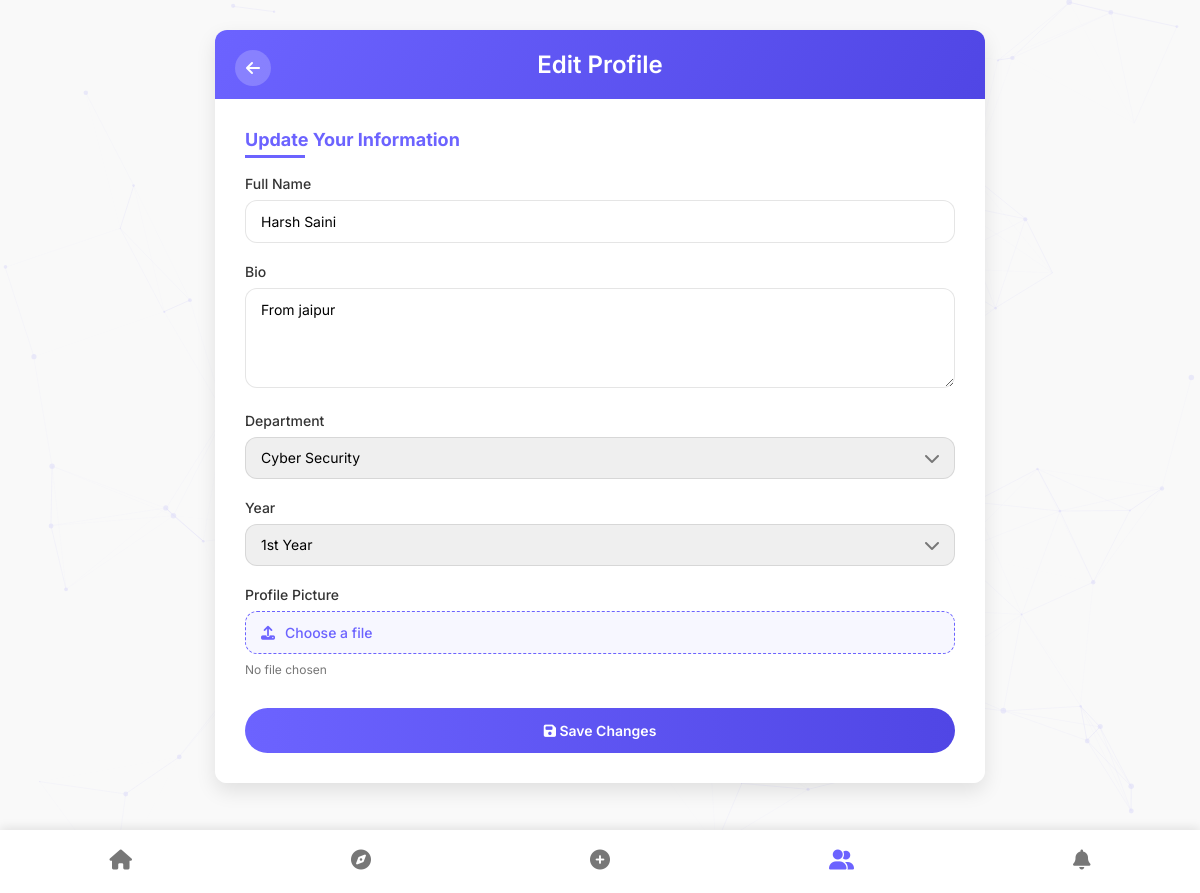
The page /accounts/edit-profile/ (signed in) on the database its author committed.
### accounts/models.py (models this page shows, shortened)
class User(AbstractUser):
    objects = UserManager()
    full_name = models.CharField(max_length=255, default="No Name Provided")
    college_email = models.EmailField(unique=True, default="noemail@poornima.org")
    profile_picture = models.ImageField(upload_to='profile_pics/', null=True, blank=True)
    bio = models.TextField(null=True, blank=True)
    college = models.CharField(max_length=50, choices=COLLEGE_CHOICES)
    department = models.CharField(max_length=50, choices=DEPARTMENT_CHOICES)
    gender = models.CharField(max_length=10, choices=GENDER_CHOICES)
    dob = models.DateField(default='2000-01-01')
    otp_verified = models.BooleanField(default=False)
    has_answered_questionnaire = models.BooleanField(default=False)
    is_profile_locked = models.BooleanField(default=True)
    USERNAME_FIELD = 'username'
    REQUIRED_FIELDS = ['college_email', 'full_name', 'dob', 'college', 'department', 'gender']

class UserQuestionnaire(models.Model):
    user = models.OneToOneField(User, on_delete=models.CASCADE, related_name='questionnaire')
    hobbies = models.TextField(blank=True)
    college_events = models.TextField(blank=True)
    weekend_plans = models.TextField(blank=True)
    friendship_values = models.TextField(blank=True)
    content_posting = models.TextField(blank=True)
    college_excitements = models.TextField(blank=True)
    learning_preferences = models.TextField(blank=True)
    relaxation_methods = models.TextField(blank=True)
    introvert_extrovert = models.CharField(max_length=100, choices=[('Introvert', 'Introvert'), ('Extrovert', 'Extrovert'), ('Ambivert', 'Ambivert'), ('Shy', 'Shy')])
    first_meet = models.CharField(max_length=100, choices=[('Canteen chai', 'Canteen chai'), ('Library talk', 'Library talk'), ('Random walk', 'Random walk'), ('Event hangout', 'Event hangout'), ('Virtual hangout (online)', 'Virtual hangout (online)')])
    sleep_type = models.CharField(max_length=100, choices=[('Night owl', 'Night owl'), ('Early bird', 'Early bird'), ('Neither, depends on my mood', 'Neither, depends on my mood')])
    important_trait = models.CharField(max_length=100, choices=[('Looks', 'Looks'), ('Vibe', 'Vibe'), ('Communication', 'Communication'), ('Ambition', 'Ambition'), ('Humor', 'Humor')])
    year = models.CharField(max_length=100, choices=[('1st Year', '1st Year'), ('2nd Year', '2nd Year'), ('3rd Year', '3rd Year'), ('Final Year', 'Final Year'), ('Postgraduate', 'Postgraduate')])
    comm_style = models.CharField(max_length=100, choices=[('Dry Texter', 'Dry Texter'), ('Emojis & Memes', 'Emojis & Memes'), ('Deep Conversations', 'Deep Conversations'), ('Voice Notes Lover', 'Voice Notes Lover'), ('Frequent Calls', 'Frequent Calls')])
    posting_frequency = models.CharField(max_length=100, choices=[('Rarely', 'Rarely'), ('Occasionally', 'Occasionally'), ('Frequently', 'Frequently'), ('Almost daily', 'Almost daily'), ('Only when I have something important to share', 'Only when I have something important to share')])
    decision_style = models.CharField(max_length=100, choices=[('Logically', 'Logically'), ('Emotionally', 'Emotionally'), ('Mix of both', 'Mix of both'), ('Impulsive', 'Impulsive')])
    free_time = models.CharField(max_length=100, choices=[('Alone, doing my own thing', 'Alone, doing my own thing'), ('Hanging with friends', 'Hanging with friends'), ('Exploring new activities', 'Exploring new activities'), ('Doing something creative (art, writing, etc.)', 'Doing something creative (art, writing, etc.)')])
    relationship_status = models.CharField(max_length=100, choices=[('Single', 'Single'), ('Taken', 'Taken'), ('It\'s complicated', 'It\'s complicated'), ('Not telling', 'Not telling'), ('In an open relationship', 'In an open relationship')])
    dating_approach = models.CharField(max_length=100, choices=[('I like to take things slow', 'I like to take things slow'), ('I dive in quickly and see where it goes', 'I dive in quickly and see where it goes'), ('I prefer long-term commitment', 'I prefer long-term commitment'), ('I\'m just here for fun', 'I\'m just here for fun')])
    compatibility = models.CharField(max_length=100, choices=[('Very important', 'Very important'), ('Somewhat important', 'Somewhat important'), ('I\'m open to exploring any kind of relationship', 'I\'m open to exploring any kind of relationship'), ('Not important at all', 'Not important at all')])
    similar_interests = models.CharField(max_length=100, choices=[('Yes, definitely', 'Yes, definitely'), ('I\'m open to different interests', 'I\'m open to different interests'), ('I prefer finding someone with unique interests', 'I prefer finding someone with unique interests')])
    relationship_view = models.CharField(max_length=100, choices=[('Serious commitment', 'Serious commitment'), ('Fun and casual', 'Fun and casual'), ('I\'m unsure', 'I\'m unsure'), ('Just enjoying the journey', 'Just enjoying the journey')])
    looking_for = models.CharField(max_length=100, choices=[
        ('Girlfriend', 'Girlfriend'),
        ('Boyfriend', 'Boyfriend'),
        ('Friend', 'Friendship'),
        ('BFF', 'Best friend'),
        ('College mate', 'Study partner'),
        ('Serious partner', 'Serious relationship'),
        ('Hookup', 'Casual connection'),
        ('FWB', 'Friends with benefits'),
        ('Chill vibe', 'No expectations'),
        ('Not sure yet', 'Still figuring it out'),
        ('Chat', 'Interesting conversations')
    ], blank=True, null=True)

### accounts/views.py (the view, shortened to what this page needs)
# urls.py: path('edit-profile/', views.edit_profile, name='edit_profile'),
@login_required
def edit_profile(request):
    user = request.user
    questionnaire, created = UserQuestionnaire.objects.get_or_create(user=user)
    return render(request, 'accounts/edit_profile.html', {
        'user': user,
        'questionnaire': questionnaire
    })

### templates/accounts/edit_profile.html (shortened to what this page needs)
<!DOCTYPE html>
{% load static %}
<html lang="en">
<head>
</head>
<body>
  <div id="particles-js"></div>
  <div class="container">
    <div class="edit-profile-card">
      <div class="profile-header">
        <a href="{% url 'feed:profile' request.user.id %}" class="back-button">
          <i class="fas fa-arrow-left"></i>
        </a>
        <h2>Edit Profile</h2>
      </div>
      <div class="form-container">
        <h3>Update Your Information</h3>
        <form method="POST" enctype="multipart/form-data">
          <div class="form-group">
            <label for="full_name">Full Name</label>
            <input type="text" id="full_name" name="full_name" value="{{ user.full_name }}" required>
          </div>
          <div class="form-group">
            <label for="bio">Bio</label>
            <textarea id="bio" name="bio" rows="3">{{ user.bio }}</textarea>
          </div>
          <div class="form-group">
            <label for="department">Department</label>
            <div class="custom-select">
              <select name="department" id="department" required>
                <option value="Cyber Security" {% if user.department == 'Cyber Security' %}selected{% endif %}>Cyber Security</option>
              </select>
            </div>
          </div>
          <div class="form-group">
            <label for="year">Year</label>
            <div class="custom-select">
              <select name="year" id="year" required>
                <option value="1st Year" {% if questionnaire.year == '1st Year' %}selected{% endif %}>1st Year</option>
              </select>
            </div>
          </div>
          <div class="form-group">
            <label for="profile_picture">Profile Picture</label>
            <div class="file-upload">
              <label class="file-upload-label">
                <i class="fas fa-upload"></i>
                <span>Choose a file</span>
              </label>
              <div class="file-name" id="file-name">No file chosen</div>
            </div>
          </div>
          <button type="submit" class="submit-btn">
            <i class="fas fa-save"></i> Save Changes
          </button>
        </form>
      </div>
    </div>
  </div>
  <nav>
    <a href="{% url 'feed:home' %}">
      <i class="fas fa-home"></i>
    </a>
    <a href="{% url 'feed:explore' %}">
      <i class="fas fa-compass"></i>
    </a>
    <a href="{% url 'feed:create_post' %}">
      <i class="fas fa-plus-circle"></i>
    </a>
    <a href="#" class="active-link">
      <i class="fas fa-user-friends"></i>
    </a>
    <a href="{% url 'feed:confession' %}">
      <i class="fas fa-bell"></i>
    </a>
  </nav>
</body>
</html>

### templates/accounts/edit_profile.html (style rules this page uses)
:root { --primary: #6c63ff; --primary-light: #8f88ff; --primary-dark: #5046e5; --secondary: #ff6584; --bg: #f8f9fa; --text: #333; --text-light: #777; --card-bg: #fff; --shadow: rgba(0, 0, 0, 0.1); --radius: 12px; --transition: all 0.3s ease; }
* { margin: 0; padding: 0; box-sizing: border-box; font-family: 'Inter', sans-serif; }
body { background-color: var(--bg); color: var(--text); min-height: 100vh; padding-bottom: 70px; }
a { text-decoration: none; color: inherit; }
button { cursor: pointer; border: none; outline: none; font-size: 14px; font-weight: 500; }
.container { max-width: 800px; margin: 30px auto; padding: 0 15px; }
#particles-js { position: fixed; top: 0; left: 0; width: 100%; height: 100%; z-index: -1; opacity: 0.2; }
.edit-profile-card { background: rgba(255, 255, 255, 0.95); backdrop-filter: blur(10px); border-radius: var(--radius); box-shadow: 0 8px 20px var(--shadow); overflow: hidden; margin-bottom: 40px; animation: fadeIn 0.5s ease; }
.profile-header { background: linear-gradient(120deg, var(--primary), var(--primary-dark)); padding: 20px; position: relative; color: white; text-align: center; animation: gradientFlow 10s ease infinite; }
.profile-header h2 { font-size: 24px; font-weight: 600; }
.back-button { position: absolute; top: 20px; left: 20px; width: 36px; height: 36px; background: rgba(255, 255, 255, 0.2); border-radius: 50%; display: flex; align-items: center; justify-content: center; color: white; transition: var(--transition); }
.form-container { padding: 30px; }
.form-container h3 { color: var(--primary); margin-bottom: 25px; font-size: 18px; position: relative; display: inline-block; }
.form-container h3:after { content: ''; position: absolute; bottom: -8px; left: 0; width: 60px; height: 3px; background: var(--primary); animation: slideIn 1s ease; }
.form-group { margin-bottom: 20px; animation: fadeUp 0.5s ease; animation-fill-mode: both; }
.form-group:nth-child(2) { animation-delay: 0.2s; }
.form-group:nth-child(3) { animation-delay: 0.3s; }
.form-group:nth-child(4) { animation-delay: 0.4s; }
.form-group:nth-child(5) { animation-delay: 0.5s; }
.form-group:nth-child(6) { animation-delay: 0.6s; }
label { display: block; margin-bottom: 8px; font-weight: 500; font-size: 14px; color: var(--text); }
input[type="text"], textarea, select { width: 100%; padding: 12px 15px; border: 1px solid rgba(0,0,0,0.1); border-radius: var(--radius); font-size: 14px; transition: var(--transition); }
textarea { resize: vertical; min-height: 100px; }
.file-upload { position: relative; display: inline-block; width: 100%; }
.file-upload-label { display: flex; align-items: center; gap: 10px; padding: 12px 15px; border: 1px dashed var(--primary); border-radius: var(--radius); color: var(--primary); cursor: pointer; transition: var(--transition); background: rgba(108, 99, 255, 0.05); }
.file-name { margin-top: 5px; font-size: 12px; color: var(--text-light); }
.submit-btn { background: linear-gradient(to right, var(--primary), var(--primary-dark)); color: white; padding: 14px 25px; border-radius: 30px; font-weight: 600; display: block; width: 100%; margin-top: 30px; transition: var(--transition); position: relative; overflow: hidden; }
.submit-btn::after { content: ''; position: absolute; top: 50%; left: 50%; width: 10px; height: 10px; background: rgba(255, 255, 255, 0.3); border-radius: 50%; opacity: 0; transform: translate(-50%, -50%); transition: width 0.6s ease-out, height 0.6s ease-out, opacity 0.6s ease-out; }
.custom-select { position: relative; display: block; }
.custom-select select { appearance: none; -webkit-appearance: none; -moz-appearance: none; cursor: pointer; }
.custom-select::after { content: '\f078'; font-family: 'Font Awesome 5 Free'; font-weight: 900; position: absolute; right: 15px; top: 50%; transform: translateY(-50%); color: var(--text-light); pointer-events: none; transition: var(--transition); }
nav { position: fixed; bottom: 0; left: 0; width: 100%; background: white; display: flex; justify-content: space-around; padding: 12px 0; box-shadow: 0 -2px 10px var(--shadow); z-index: 100; }
nav a { display: flex; flex-direction: column; align-items: center; color: var(--text-light); padding: 8px 16px; position: relative; }
nav a i { font-size: 20px; margin-bottom: 3px; transition: var(--transition); }
nav a.active-link { color: var(--primary); }
:root { --bg: #f9f9f9; }

### rows shown on the page
User: full_name "Harsh Saini", bio "From jaipur", department "Cyber Security"
UserQuestionnaire: year "1st Year"
